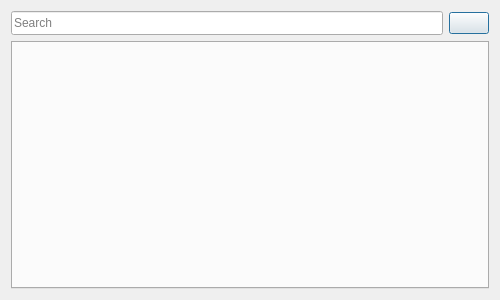
<?xml version="1.0" encoding="UTF-8"?>
<ui version="4.0">
 <class>EmojiKeyboard</class>
 <widget class="QDialog" name="EmojiKeyboard">
  <property name="geometry">
   <rect>
    <x>0</x>
    <y>0</y>
    <width>500</width>
    <height>300</height>
   </rect>
  </property>
  <property name="windowTitle">
   <string>EmojiKeyboard</string>
  </property>
  <layout class="QGridLayout" name="gridLayout">
   <property name="leftMargin">
    <number>0</number>
   </property>
   <property name="topMargin">
    <number>0</number>
   </property>
   <property name="rightMargin">
    <number>0</number>
   </property>
   <property name="bottomMargin">
    <number>0</number>
   </property>
   <item row="0" column="0">
    <widget class="QStackedWidget" name="mainStack">
     <property name="currentIndex">
      <number>0</number>
     </property>
     <widget class="QWidget" name="mainPage">
      <layout class="QGridLayout" name="gridLayout_2">
       <item row="0" column="0">
        <widget class="QLineEdit" name="searchBox">
         <property name="minimumSize">
          <size>
           <width>0</width>
           <height>24</height>
          </size>
         </property>
         <property name="baseSize">
          <size>
           <width>0</width>
           <height>24</height>
          </size>
         </property>
         <property name="placeholderText">
          <string>Search</string>
         </property>
        </widget>
       </item>
       <item row="0" column="1">
        <widget class="QPushButton" name="settingsButton">
         <property name="text">
          <string/>
         </property>
         <property name="icon">
          <iconset resource="resources.qrc">
           <normaloff>:/images/ic_settings_black_24px.svg</normaloff>:/images/ic_settings_black_24px.svg</iconset>
         </property>
         <property name="iconSize">
          <size>
           <width>20</width>
           <height>20</height>
          </size>
         </property>
        </widget>
       </item>
       <item row="1" column="0" colspan="2">
        <widget class="QStackedWidget" name="stack">
         <widget class="QTabWidget" name="tabs">
          <property name="tabShape">
           <enum>QTabWidget::Rounded</enum>
          </property>
          <property name="currentIndex">
           <number>-1</number>
          </property>
         </widget>
        </widget>
       </item>
      </layout>
     </widget>
     <widget class="QWidget" name="settingsPage">
      <layout class="QGridLayout" name="gridLayout_3">
       <item row="0" column="1">
        <widget class="QPushButton" name="backButton">
         <property name="text">
          <string/>
         </property>
         <property name="icon">
          <iconset resource="resources.qrc">
           <normaloff>:/images/ic_arrow_back_black_24px.svg</normaloff>:/images/ic_arrow_back_black_24px.svg</iconset>
         </property>
         <property name="iconSize">
          <size>
           <width>20</width>
           <height>20</height>
          </size>
         </property>
        </widget>
       </item>
       <item row="0" column="0">
        <widget class="QLabel" name="settingsTitle">
         <property name="sizePolicy">
          <sizepolicy hsizetype="Expanding" vsizetype="Preferred">
           <horstretch>0</horstretch>
           <verstretch>0</verstretch>
          </sizepolicy>
         </property>
         <property name="text">
          <string>Settings</string>
         </property>
        </widget>
       </item>
       <item row="1" column="0" colspan="2">
        <widget class="QScrollArea" name="scrollArea">
         <property name="widgetResizable">
          <bool>true</bool>
         </property>
         <widget class="QWidget" name="settingsScroll">
          <property name="geometry">
           <rect>
            <x>0</x>
            <y>0</y>
            <width>114</width>
            <height>41</height>
           </rect>
          </property>
          <layout class="QFormLayout" name="formLayout">
           <property name="formAlignment">
            <set>Qt::AlignLeading|Qt::AlignLeft|Qt::AlignTop</set>
           </property>
           <item row="0" column="0">
            <widget class="QLabel" name="emojiSizeLabel">
             <property name="sizePolicy">
              <sizepolicy hsizetype="Preferred" vsizetype="Preferred">
               <horstretch>0</horstretch>
               <verstretch>0</verstretch>
              </sizepolicy>
             </property>
             <property name="text">
              <string>Emoji Size</string>
             </property>
            </widget>
           </item>
           <item row="0" column="1">
            <widget class="QSpinBox" name="emojiSize">
             <property name="maximum">
              <number>64</number>
             </property>
             <property name="value">
              <number>24</number>
             </property>
            </widget>
           </item>
          </layout>
         </widget>
        </widget>
       </item>
      </layout>
     </widget>
    </widget>
   </item>
  </layout>
 </widget>
 <layoutdefault spacing="6" margin="11"/>
 <resources>
  <include location="resources.qrc"/>
 </resources>
 <connections/>
</ui>
